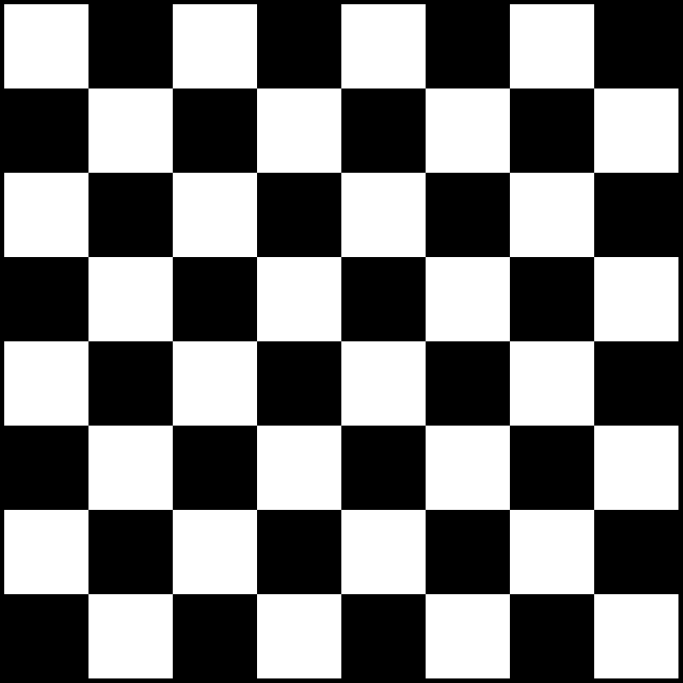
#> input picture 6/assets/Chess_Board.png, 2048 x 2048 px (shown at 1/3 size)
$ python demo6.py
#> lines starting #> are read from the running program, lines starting #| are printed output that depends on the picture; after the words box and inside, x2 and y2 are one past the last pixel; in counts of white or black regions, pixels touching at a corner belong together
import cv2
import random
import numpy as np

img = cv2.imread('assets/Chess_Board.png')
#> img is the input picture: shape (2048, 2048, 3); min 0, max 255, mean 124.4
img = cv2.resize(img, (0, 0), fx=.50, fy=.50)
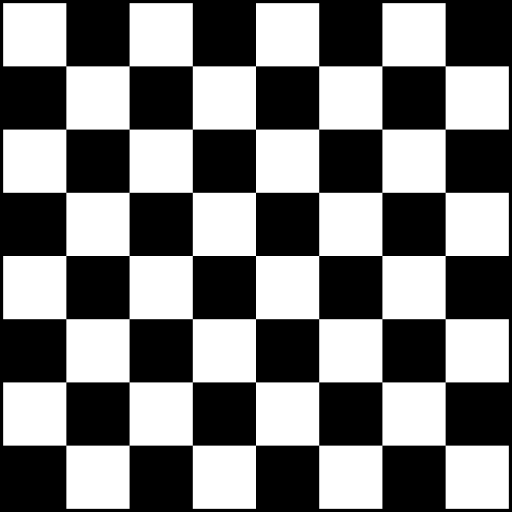
#> img: shape (1024, 1024, 3) (shown at 1/2 size); min 0, max 255, mean 124.4
gray = cv2.cvtColor(img, cv2.COLOR_BGR2GRAY)

corners = cv2.goodFeaturesToTrack(gray, 100, 0.01, 10)
#> corners = 79 rows, first 8: [512, 512], [512, 764], [512, 259], [259, 512], [764, 511], [765, 258], [258, 765], [258, 258]
corners = np.intp(corners)

for corner in corners:
    x, y = corner.ravel()
    cv2.circle(img, (x, y), 5, (255, 0, 0), -1)
#> this loop made 79 passes
#> (x, y) on passes 1 to 12: (512, 512), (512, 764), (512, 259), (259, 512), (764, 511), (765, 258), (258, 765), (258, 258), (765, 765), (512, 891), (512, 132), (891, 511)
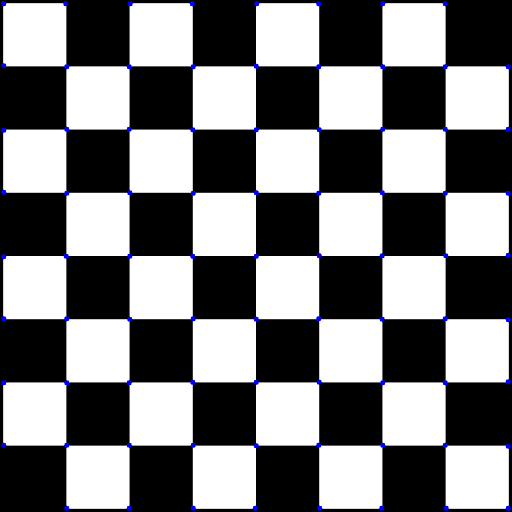
#> img: shape (1024, 1024, 3) (shown at 1/2 size); 0.61% of pixels changed, all inside (x1, y1, x2, y2) = (2, 2, 1022, 1022)

for i in range(len(corners)):
    for j in range(i + 1, len(corners)):
        corner1 = tuple(corners[i][0])
        corner2 = tuple(corners[j][0])
        color = tuple(map(lambda g: int(g), np.random.randint(0, 255, size=3)))
        cv2.line(img, corner1, corner2, color, 1)
#> this loop made 79 passes
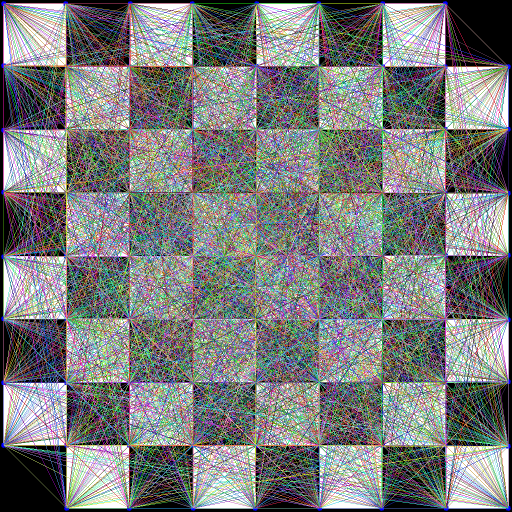
#> img: shape (1024, 1024, 3) (shown at 1/2 size); mean B, G, R 123.9, 124, 122.3


cv2.imshow('frame', img)
cv2.waitKey(0)
cv2.destroyAllWindows()
